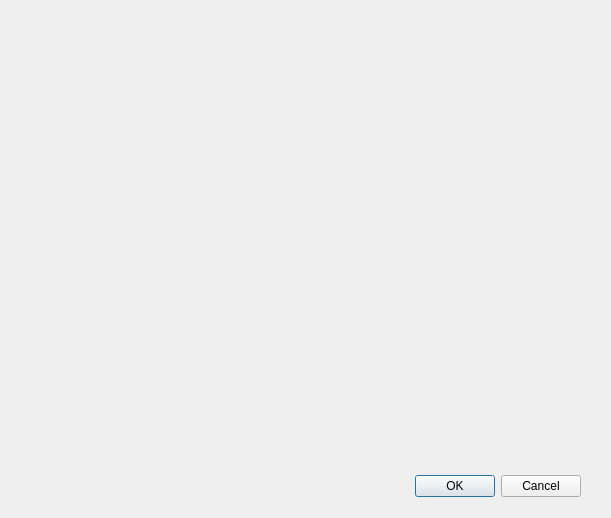
<?xml version="1.0" encoding="UTF-8"?>
<ui version="4.0">
 <class>Dialog</class>
 <widget class="QDialog" name="Dialog">
  <property name="geometry">
   <rect>
    <x>0</x>
    <y>0</y>
    <width>611</width>
    <height>518</height>
   </rect>
  </property>
  <property name="windowTitle">
   <string>Dialog</string>
  </property>
  <widget class="QDialogButtonBox" name="buttonBox">
   <property name="geometry">
    <rect>
     <x>240</x>
     <y>470</y>
     <width>341</width>
     <height>32</height>
    </rect>
   </property>
   <property name="orientation">
    <enum>Qt::Horizontal</enum>
   </property>
   <property name="standardButtons">
    <set>QDialogButtonBox::Cancel|QDialogButtonBox::Ok</set>
   </property>
  </widget>
 </widget>
 <resources/>
 <connections>
  <connection>
   <sender>buttonBox</sender>
   <signal>accepted()</signal>
   <receiver>Dialog</receiver>
   <slot>accept()</slot>
   <hints>
    <hint type="sourcelabel">
     <x>248</x>
     <y>254</y>
    </hint>
    <hint type="destinationlabel">
     <x>157</x>
     <y>274</y>
    </hint>
   </hints>
  </connection>
  <connection>
   <sender>buttonBox</sender>
   <signal>rejected()</signal>
   <receiver>Dialog</receiver>
   <slot>reject()</slot>
   <hints>
    <hint type="sourcelabel">
     <x>316</x>
     <y>260</y>
    </hint>
    <hint type="destinationlabel">
     <x>286</x>
     <y>274</y>
    </hint>
   </hints>
  </connection>
 </connections>
</ui>
